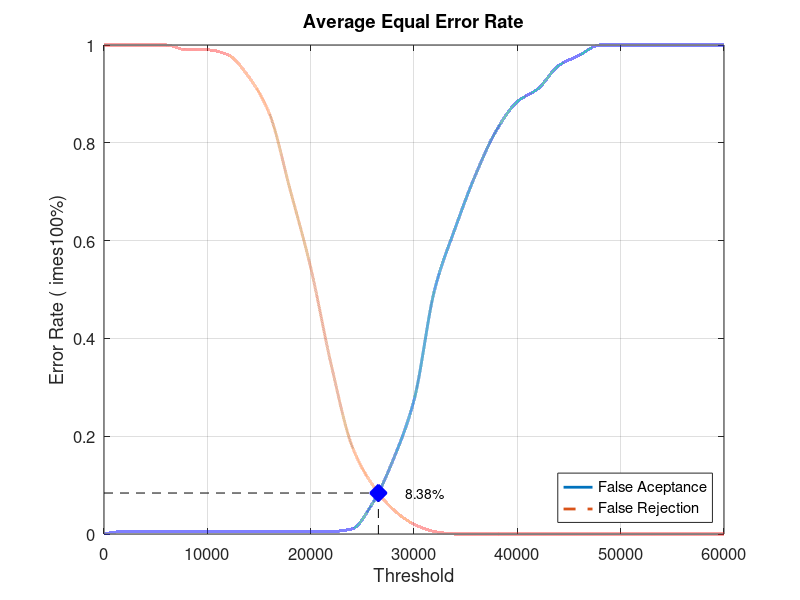
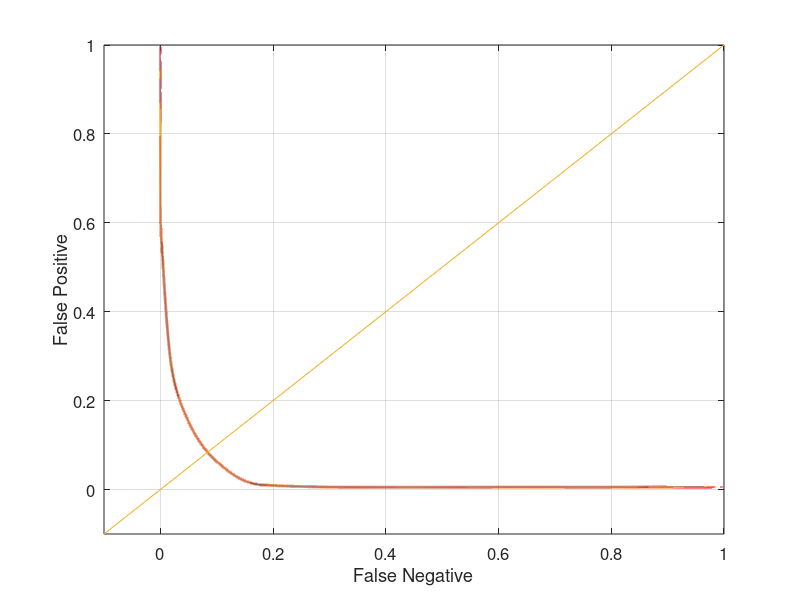

Source code (MATLAB) for these figures, in order:
close all;
clear;
clc;
x = 0:2000:60000;
xq = 0:0.5:60000;

y0 = [0 0.00526316 0.00526316 0.00526316 0.00526316 0.00526316 0.00526316 0.00526316 0.00526316 0.00526316 0.00526316 0.00526316 0.0105263 0.0631579 0.152632 0.273684 0.5 0.626316 0.736842 0.826316 0.884211 0.910526 0.957895 0.978947 1 1 1 1 1 1 1]
yy0 = interp1(x, y0, xq, 'pchip');
y1 = [1 1 1 1 0.99 0.99 0.98 0.935 0.86 0.705 0.545 0.345 0.18 0.1 0.05 0.02 0.005 0 0 0 0 0 0 0 0 0 0 0 0 0 0]
yy1 = interp1(x, y1, xq, 'pchip');

% Calculating EER: 
y2 = abs(y0 - y1);
find(y2 == min(y2))
yy2 = abs(yy0 - yy1);
xEER = find(yy2 == min(yy2));
xEERIndex = xq(xEER) % X-axis EER
yEER = yy0(xEER) % Y-axis EER

main = figure
plot(xq, yy0,'-','LineWidth', 2);	hold on
plot(xq, yy1,'--','LineWidth', 2);	hold on
plot([xEERIndex xEERIndex], [0 yEER], 'k--');	hold on
plot([0 xEERIndex], [yEER yEER], 'k--');	hold on
plot(xEERIndex, yEER, 'bx', 'LineWidth', 10);	hold on
text(xEERIndex + 10 * xEERIndex / 100, yEER, [num2str(round((10000 * yEER)) / 100) '%'])
legend('False Aceptance', 'False Rejection', 'Location', 'SouthEast')
xlabel('Threshold')
ylabel('Error Rate (	imes100%)')
title('Average Equal Error Rate')
set(gca, 'FontSize', 12)
axis([0 60000 0 1])
grid on

print(main, 'Database1_1Main', '-dpng');
FNRxFPR = figure('Color', [1 1 1]);
plot(yy1, yy0, '-', yy1, yy0, 'LineWidth', 2);
hold on
y = -0.1:0.1:1
plot(y, y); 
set(gca, 'FontSize', 12)
xlabel('False Negative')
ylabel('False Positive')
axis([-0.1 1 -0.1 1])
set(gca, 'FontSize', 12)
grid on

print(FNRxFPR, 'Database1_1FNRxFPR','-dpng');
